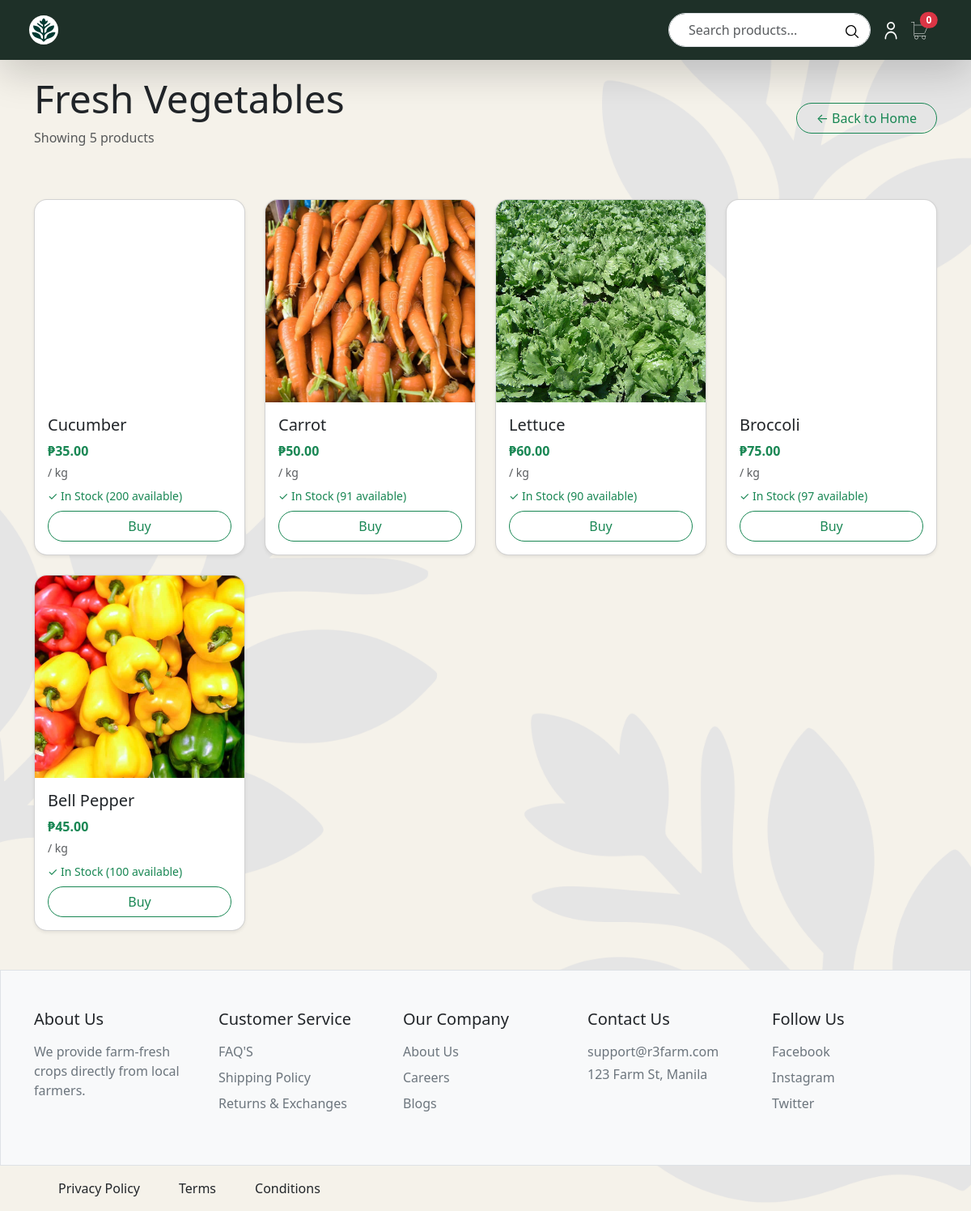
The app's page /category.php with its own data.
### tables this page shows
CREATE TABLE `products` (
  `id` int(11) NOT NULL,
  `name` varchar(100) NOT NULL,
  `category` enum('vegetables','fruits','grains','cash_crops') NOT NULL,
  `current_price` decimal(10,2) NOT NULL,
  `quantity` int(11) NOT NULL DEFAULT 0,
  `unit` enum('kg','pcs','liter','sack') DEFAULT NULL,
  `image_url` varchar(255) DEFAULT NULL,
  `created_at` timestamp NOT NULL DEFAULT current_timestamp(),
  `harvest_date` date NOT NULL,
  `updated_at` datetime NOT NULL
);

### models/Product.php (called while the page is built, shortened)
<?php
require_once __DIR__ . '/../config/Database.php';
class Product {
    private $conn;
    private $table = "products";
    public function __construct() {
        $database = new Database();
        $this->conn = $database->getConnection();
    }
    public function getByCategory($category, $limit = 4) {
        $stmt = $this->conn->prepare("SELECT * FROM {$this->table} WHERE category = ? ORDER BY created_at DESC LIMIT ?");
        $stmt->bind_param("si", $category, $limit);
        $stmt->execute();
        $result = $stmt->get_result();
        $products = [];
        while ($row = $result->fetch_assoc()) {
            $products[] = $row;
        }
        return $products;
    }
}
?>

### config/Database.php (called while the page is built, shortened)
<?php
class Database {
    private $host = "localhost";
    private $user = "root";
    private $pass = "";
    private $dbname = "r3_farm";
    public function getConnection() {
        $this->conn = new mysqli($this->host, $this->user, $this->pass, $this->dbname);
        return $this->conn;
    }
}
?>

### category.php (the view, shortened to what this page needs)
<?php
require_once 'models/Product.php';
$category = $_GET['cat'] ?? 'vegetables';
$categories = [
    'vegetables' => 'Fresh Vegetables',
    'fruits' => 'Fresh Fruits',
    'grains' => 'Grains / Cereals',
    'cash_crops' => 'Cash Crops'
];
$product = new Product();
$products = $product->getByCategory($category, 1000);
?>
<!DOCTYPE html>
<html lang="en">
<head>
    <link href="https://cdn.jsdelivr.net/npm/bootstrap@5.3.8/dist/css/bootstrap.min.css" rel="stylesheet">
</head>
<body>
    <div class="Background">
    <?php include('components/navbar.comp.php') ?>
    <div class="container py-4 my-4">
        <div class="d-flex justify-content-between align-items-center mb-4">
            <div>
                <h1 class="display-5"><?= $categories[$category] ?></h1>
                <p class="text-muted">Showing <?= count($products) ?> products</p>
            </div>
            <a href="index.php" class="btn btn-outline-success rounded-pill px-4">
                ← Back to Home
            </a>
        </div>
        <div class="row">
            <?php foreach ($products as $product): ?>
                <?php $productUnit = trim((string) ($product['unit'] ?? '')); ?>
                <div class="col-12 col-md-6 col-lg-3 mt-4">
                    <div class="card rounded-4 overflow-hidden h-100 shadow-sm">
                        <div
                            style="height: 250px; background-image: url('<?= $product['image_url'] ?? 'placeholder.jpg' ?>'); background-size: cover; background-position: center;">
                        </div>
                        <div class="card-body">
                            <h5 class="card-title"><?= htmlspecialchars($product['name']) ?></h5>
                            <p class="text-success fw-bold mb-1">₱<?= number_format($product['current_price'], 2) ?></p>
                            <div class="text-muted small mb-2">/
                                <?= htmlspecialchars($productUnit !== '' ? $productUnit : 'unit') ?>
                            </div>
                            <?php if ($product['quantity'] > 0): ?>
                                <div class="text-success small mb-2">✓ In Stock (<?= $product['quantity'] ?> available)</div>
                                <button class="btn btn-outline-success w-100 rounded-pill buy-btn" data-bs-toggle="modal"
                                    data-bs-target="#productModal" data-id="<?= $product['id'] ?>"
                                    data-name="<?= htmlspecialchars($product['name']) ?>"
                                    data-price="<?= $product['current_price'] ?>" data-quantity="<?= $product['quantity'] ?>"
                                    data-unit="<?= htmlspecialchars($productUnit) ?>"
                                    data-image="<?= $product['image_url'] ?? 'placeholder.jpg' ?>">
                                    Buy
                                </button>
                            <?php else: ?>
                                <div class="text-danger small mb-2">✗ Out of Stock</div>
                                <button class="btn btn-secondary w-100 rounded-pill" disabled>OUT OF STOCK</button>
                            <?php endif; ?>
                        </div>
                    </div>
                </div>
            <?php endforeach; ?>
        </div>
    </div>
    <div class="container-fluid border py-5 bg-light">
        <div class="container">
            <div class="row">
                <div class="col">
                    <h5 class="mb-3">About Us</h5>
                    <p class="text-secondary">We provide farm-fresh crops directly from local farmers.</p>
                </div>
                <div class="col">
                    <h5 class="mb-3">Customer Service</h5>
                    <ul class="list-unstyled">
                        <li class="mb-2"><a href="#" class="text-secondary text-decoration-none">FAQ'S</a></li>
                        <li class="mb-2"><a href="#" class="text-secondary text-decoration-none">Shipping Policy</a>
                        </li>
                        <li class="mb-2"><a href="#" class="text-secondary text-decoration-none">Returns & Exchanges</a>
                        </li>
                    </ul>
                </div>
                <div class="col">
                    <h5 class="mb-3">Our Company</h5>
                    <ul class="list-unstyled">
                        <li class="mb-2"><a href="#" class="text-secondary text-decoration-none">About Us</a></li>
                        <li class="mb-2"><a href="#" class="text-secondary text-decoration-none">Careers</a></li>
                        <li class="mb-2"><a href="#" class="text-secondary text-decoration-none">Blogs</a></li>
                    </ul>
                </div>
                <div class="col">
                    <h5 class="mb-3">Contact Us</h5>
                    <p class="text-secondary mb-1">support@r3farm.com</p>
                    <p class="text-secondary">123 Farm St, Manila</p>
                </div>
                <div class="col">
                    <h5 class="mb-3">Follow Us</h5>
                    <ul class="list-unstyled">
                        <li class="mb-2"><a href="#" class="text-secondary text-decoration-none">Facebook</a></li>
                        <li class="mb-2"><a href="#" class="text-secondary text-decoration-none">Instagram</a></li>
                        <li class="mb-2"><a href="#" class="text-secondary text-decoration-none">Twitter</a></li>
                    </ul>
                </div>
            </div>
        </div>
    </div>
    <div class="container-fluid px-5 d-flex flex-row py-3">
        <div class="ms-4">Privacy Policy</div>
        <div class="ms-5">Terms</div>
        <div class="ms-5">Conditions</div>
    </div>
    </div>
</body>
</html>

### category.php (style rules this page uses)
body { margin-top: 4.3rem !important; }
.Background { background-image: url("images/background.png"); background-repeat: no-repeat; background-position: center; background-size: cover; background-attachment: scroll; min-height: 100vh; }

### records on screen
products: name "Cucumber", current_price "35.00", unit "kg", quantity "200"
products: image_url (picture), name "Carrot", current_price "50.00", unit "kg", quantity "91"
products: image_url (picture), name "Lettuce", current_price "60.00", unit "kg", quantity "90"
products: name "Broccoli", current_price "75.00", unit "kg", quantity "97"
products: image_url (picture), name "Bell Pepper", current_price "45.00", unit "kg", quantity "100"

### other values on screen
$cart_count "0"
$categories[$category] "Fresh Vegetables"
count($products) "5"
